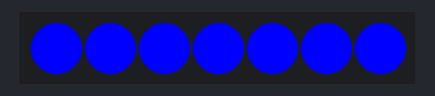
Bench run of a sketch on a simulated Arduino Uno, built with avr-gcc and run on an emulated ATmega328P. Shown: 7 RGB LEDs in strip order, left to right. The strip is taken to match the declared colour order.

Above: at 0.1 s.
At 1.1 s:
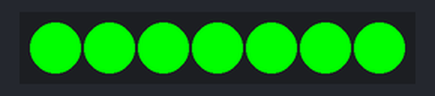
At 2.1 s:
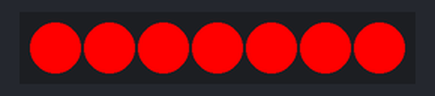
At 3.1 s:
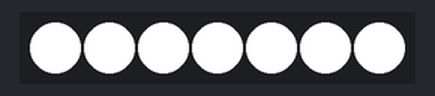
Timing chart, 0 to 40.0 s (numbered marks = the images above):
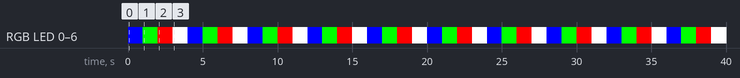

Measured:
- by itself, RGB LED 0–6: repeats every 4.0 s: RGB(0, 255, 0) 1.0 s, RGB(255, 0, 0) 1.0 s, RGB(255, 255, 255) 1.0 s, RGB(0, 0, 255) 1.0 s
- by itself, everything shown: repeats every 4.0 s, in 4 steps
- what the display in image 1 shows lasts 1.0 s, from 1.0 s to 2.0 s

The sketch:

NeoPixelWhiteColorStep.ino
```cpp
/*
  RGBW NeoPixel control

  This sketch steps through the red, green, blue, and white colors
  on an RGBW neoPixel strip.

  Color on an RGBW pixel can be represented as a 4-byte value
  in an unsigned long integer. For example:
    0xFF000000 is white
    0x00FF0000 is green
    0x0000FF00 is red
    0x000000FF is blue

  Uses Adafruit's NeoPixel library: https://github.com/adafruit/Adafruit_NeoPixel

  created 30 Jan 2017
  by Tom Igoe

*/
#include <Adafruit_NeoPixel.h>

const int neoPixelPin = 5;  // control pin
const int numPixels = 7;    // number of pixels
unsigned long color = 0xFF; // the color for the whole strip

// set up strip:
Adafruit_NeoPixel strip = Adafruit_NeoPixel(numPixels, neoPixelPin, NEO_RGBW + NEO_KHZ800);

void setup() {
  strip.begin();    // initialize pixel strip
  strip.clear();    // turn all LEDs off
}

void loop() {
  // loop over all the pixels:
  for (int pixel = 0; pixel < numPixels; pixel++) {
    strip.setPixelColor(pixel, color);// set the color for this pixel
  }
  strip.show();    // refresh the strip

  if (color < 0xFF000000) { // if the color is not red (e.g. 0xFF000000)
  color = color << 8;       // shift the color value by 8 bits
  } else {
    color = 0xFF;           // if the color is red, reset to white
  }
  delay(1000);              // 1 second delay
}
```
